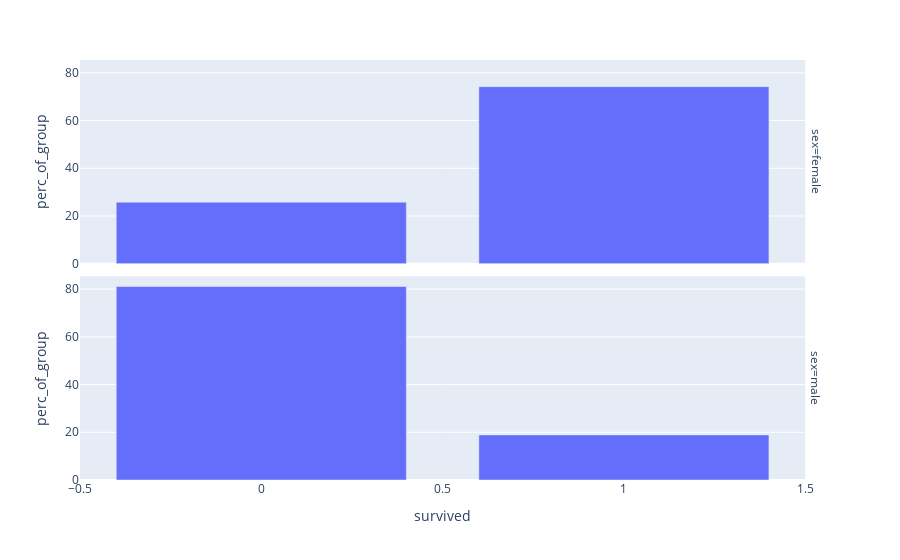

Here is the notebook cell this chart was saved with:
### Code cell
px.bar(group_sex, 'survived', 'perc_of_group', facet_row='sex')

### Figure 1 — Plotly figure (JSON) as saved in the notebook; plotly's stock layout.template omitted (floating-point values rounded to 4 significant figures)
{"data": [{"alignmentgroup": "True", "hovertemplate": "sex=female<br>survived=%{x}<br>perc_of_group=%{y}<extra></extra>", "legendgroup": "", "marker": {"color": "#636efa"}, "name": "", "offsetgroup": "", "orientation": "v", "showlegend": false, "textposition": "auto", "type": "bar", "x": [0, 1], "xaxis": "x2", "y": [25.8, 74.2], "yaxis": "y2"}, {"alignmentgroup": "True", "hovertemplate": "sex=male<br>survived=%{x}<br>perc_of_group=%{y}<extra></extra>", "legendgroup": "", "marker": {"color": "#636efa"}, "name": "", "offsetgroup": "", "orientation": "v", "showlegend": false, "textposition": "auto", "type": "bar", "x": [0, 1], "xaxis": "x", "y": [81.11, 18.89], "yaxis": "y"}], "layout": {"annotations": [{"font": {}, "showarrow": false, "text": "sex=male", "textangle": 90, "x": 0.98, "xanchor": "left", "xref": "paper", "y": 0.2425, "yanchor": "middle", "yref": "paper"}, {"font": {}, "showarrow": false, "text": "sex=female", "textangle": 90, "x": 0.98, "xanchor": "left", "xref": "paper", "y": 0.7575, "yanchor": "middle", "yref": "paper"}], "barmode": "relative", "legend": {"tracegroupgap": 0}, "margin": {"t": 60}, "xaxis": {"anchor": "y", "domain": [0, 0.98], "title": {"text": "survived"}}, "xaxis2": {"anchor": "y2", "domain": [0, 0.98], "matches": "x", "showticklabels": false}, "yaxis": {"anchor": "x", "domain": [0, 0.485], "title": {"text": "perc_of_group"}}, "yaxis2": {"anchor": "x2", "domain": [0.515, 1], "matches": "y", "title": {"text": "perc_of_group"}}}}
